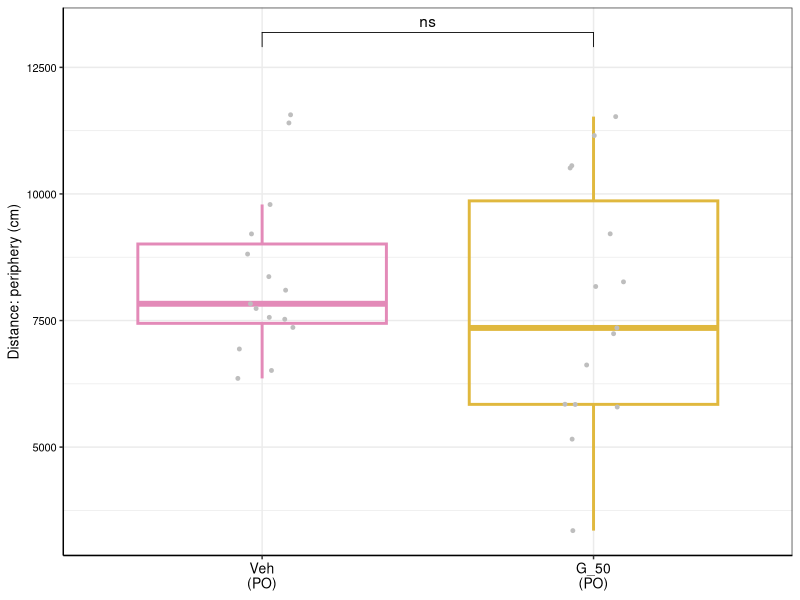
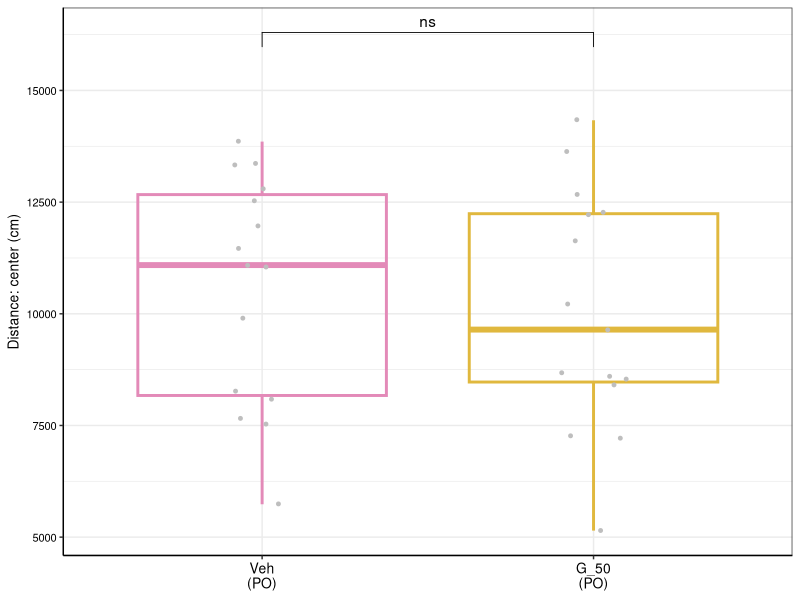
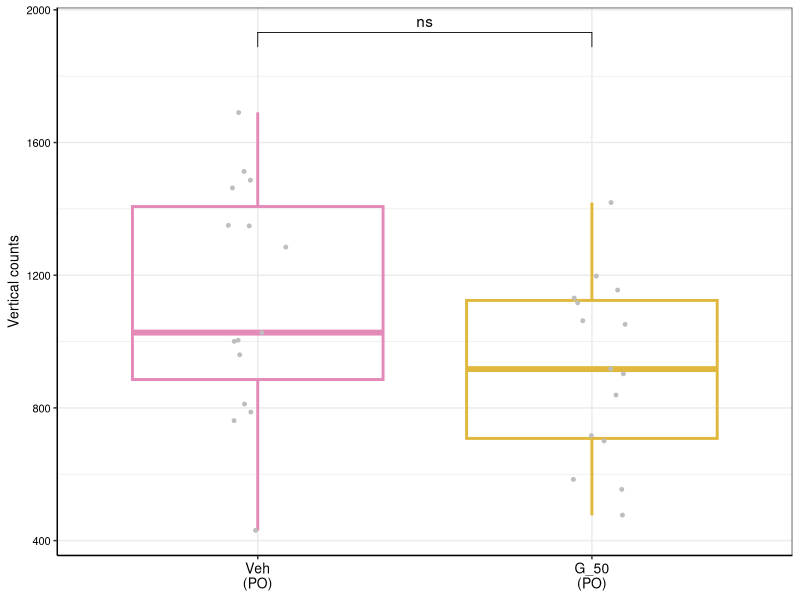
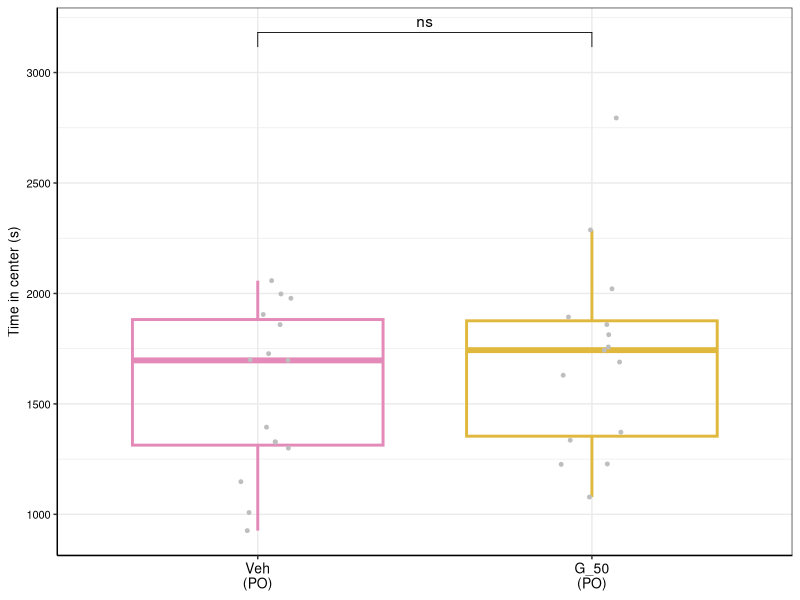
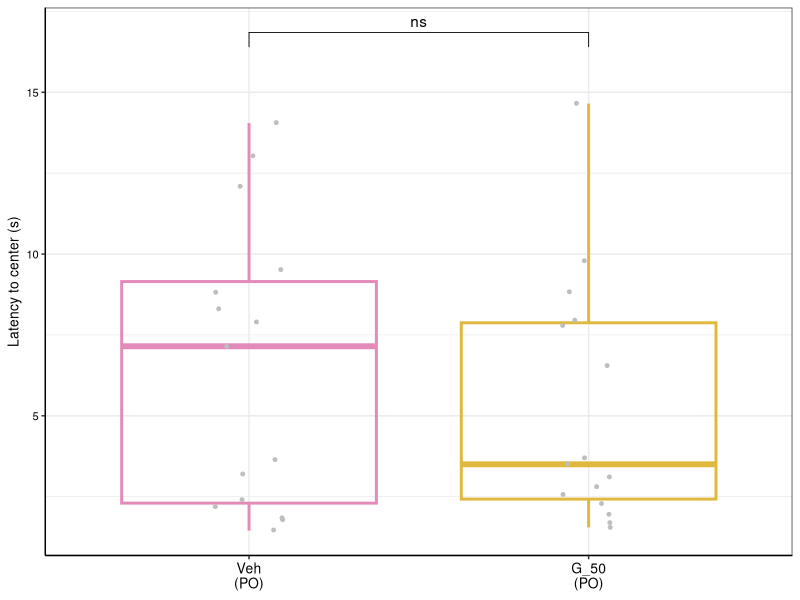

The R script that drew these images, in order:
## ---- chunk 1
library(dplyr)
library(ggplot2)
library(readxl)
library(ggpubr)
## ---- chunk 2
ac_data <- read_excel("Female cohort - PO/Data to plot - female cohort.xlsx", sheet = "AC")
ac_data$`Mouse Group` <- ifelse(ac_data$`Mouse Group` == 'Veh (PO)', 'Veh\n(PO)', 'G_50\n(PO)')
ac_data$`Mouse Group` <- factor(ac_data$`Mouse Group`,
                                levels = c('Veh\n(PO)',
                                           'G_50\n(PO)'))
## ---- chunk 3
plotting_func <- function(df, variable, ylab,
                          fname, wid = 2, ht = 2) {
  df <- dplyr::filter(df, Measure == variable)
  ggplot(df, aes(x=`Mouse Group`, y=Value)) +
    geom_boxplot(aes(color = `Mouse Group`), fill = NA, outlier.shape = NA, linewidth = 1) +
    geom_point(color = "grey", position = position_jitter(width = 0.1), size = 1) +
    scale_color_manual(values = c("Veh\n(PO)" = "#E38AB8", "G_50\n(PO)" = "#E0B83E")) +
    stat_compare_means( method = "t.test", label = "p.signif", comparisons = list(c("Veh\n(PO)", "G_50\n(PO)")), hide.ns = FALSE) +
    theme_bw() +
    theme(legend.position = "none",
      axis.line = element_line(color='black'),
      axis.text.y = element_text(size = 8, color = 'black'),
      axis.text.x = element_text(size = 10, color = 'black'),
      axis.title.y = element_text(size = 10, color = 'black'),
      axis.title.x = element_blank()) +
    labs(y = ylab) + expand_limits(y = max(df$Value) * 1.1)
  
  ggsave(fname, width = wid, height = ht)
}
## ---- chunk 4
# "Total distance moved (periphery)"
plotting_func(ac_data, "Total distance moved (periphery)",
              "Distance: periphery (cm)", "Female cohort - PO/ac_tot_dist_moved_periphery.pdf")

# "Total distance moved (center)"
plotting_func(ac_data, "Total distance moved (center)",
              "Distance: center (cm)", "Female cohort - PO/ac_tot_dist_moved_center.pdf")

# "Total vertical counts (periphery + center)"
plotting_func(ac_data, "Total vertical counts (periphery + center)",
              "Vertical counts", "Female cohort - PO/ac_tot_vert_counts_periphery_and_center.pdf")

# "Total time in center"
plotting_func(ac_data, "Total time in center",
              "Time in center (s)", "Female cohort - PO/ac_tot_time_in_center.pdf")

# "Latency to center"
plotting_func(ac_data, "Latency to center",
              "Latency to center (s)", "Female cohort - PO/ac_latency_to_center.pdf")
## ---- chunk 5
stat_calculator <- function(measure) {
  filtered <- dplyr::filter(ac_data, Measure == measure)
  return(t.test(dplyr::filter(filtered, `Mouse Group` == 'Veh\n(PO)')$Value,
       dplyr::filter(filtered, `Mouse Group` == 'G_50\n(PO)')$Value))
}

for (meas in unique(ac_data$Measure)) {
  print(meas)
  print(stat_calculator(meas))
}
